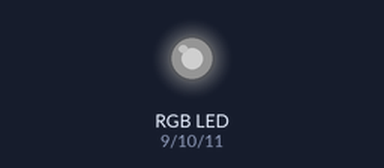
The sketch below on a simulated Arduino Uno, built with avr-gcc and run on an emulated ATmega328P. Parts: an RGB LED mixed from three pins (HIGH = lit). Dim RGB values are drawn brighter than linear.

Above: at 0.05 s.
Timing chart, 0 to 3.0 s (numbered marks = the images above):
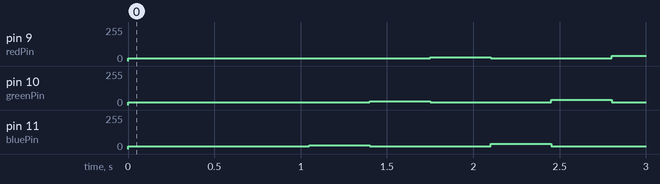

The sketch:

rgb_led_drivetest.ino
```cpp
int redPin = 9;
int greenPin = 10;
int bluePin = 11;


void setup() {
  // put your setup code here, to run once:
  pinMode(redPin, OUTPUT);
  pinMode(greenPin, OUTPUT);
  pinMode(bluePin, OUTPUT);

  analogWrite(redPin, 255);
  analogWrite(greenPin, 255);
  analogWrite(bluePin, 255);
}

void loop() {
  // put your main code here, to run repeatedly:
  for(int i = 20; i < 256; i = i+10){
    for(int j = 20; j < 256; j = j+10){
      for(int k = 20; k < 256; k = k+10){
        analogWrite(redPin, i);
        analogWrite(greenPin, j);
        analogWrite(bluePin, k);
        delay(350);
        analogWrite(redPin, j);
        analogWrite(greenPin, k);
        analogWrite(bluePin, i);
        delay(350);
        analogWrite(redPin, k);
        analogWrite(greenPin, i);
        analogWrite(bluePin, j);
        delay(350);
      }
    }
  }
}
```
